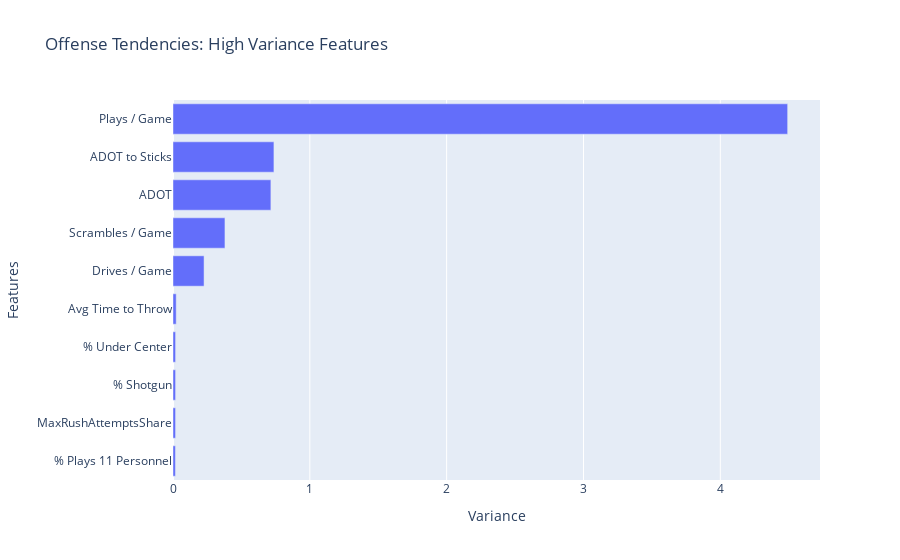
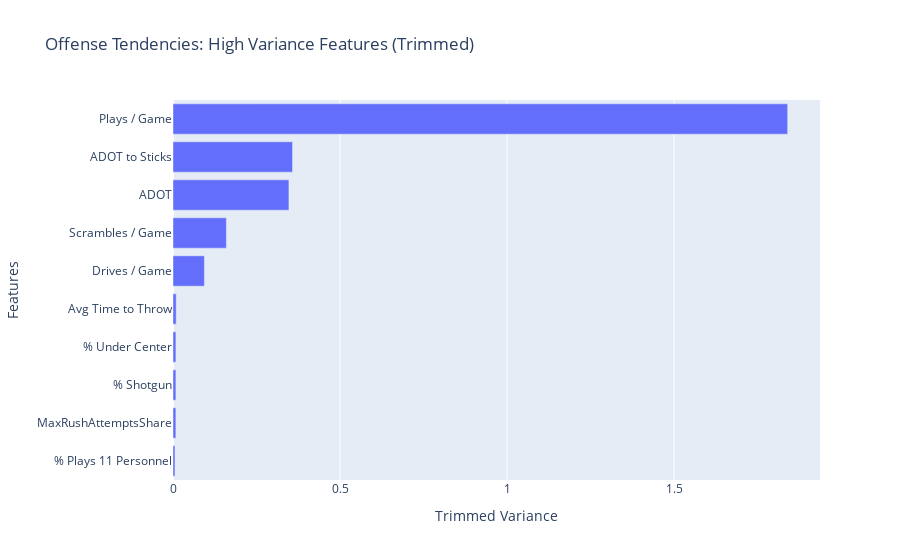

Notebook cell for these charts, in order:
### Code cell
''' Variance '''

# Calculate variance, get 10 largest features
top_ten_variance = offense_tendencies[OFFENSE_FEATURES].var().sort_values().tail(10)

# Create horizontal bar chart of `top_ten_var`
fig = px.bar(
    x=top_ten_variance,
    y=top_ten_variance.index,
    title="Offense Tendencies: High Variance Features"
)
fig.update_layout(xaxis_title="Variance", yaxis_title="Features")
fig.show()

# Calculate trimmed variance
top_ten_trim_variance = offense_tendencies[OFFENSE_FEATURES].apply(trimmed_var).sort_values().tail(10)

# Create horizontal bar chart of `top_ten_trim_var`
fig = px.bar(
    x=top_ten_trim_variance,
    y=top_ten_trim_variance.index,
    title="Offense Tendencies: High Variance Features (Trimmed)"
)
fig.update_layout(xaxis_title="Trimmed Variance", yaxis_title="Features")
fig.show()

### Figure 1 — Plotly figure (JSON) as saved in the notebook; plotly's stock layout.template omitted (floating-point values rounded to 4 significant figures)
{"data": [{"hovertemplate": "x=%{x}<br>y=%{y}<extra></extra>", "legendgroup": "", "marker": {"color": "#636efa", "pattern": {"shape": ""}}, "name": "", "orientation": "h", "showlegend": false, "textposition": "auto", "type": "bar", "x": [0.01774, 0.01874, 0.01882, 0.01882, 0.02339, 0.2269, 0.3797, 0.7154, 0.7377, 4.492], "xaxis": "x", "y": ["% Plays 11 Personnel", "MaxRushAttemptsShare", "% Shotgun", "% Under Center", "Avg Time to Throw", "Drives / Game", "Scrambles / Game", "ADOT", "ADOT to Sticks", "Plays / Game"], "yaxis": "y"}], "layout": {"barmode": "relative", "legend": {"tracegroupgap": 0}, "title": {"text": "Offense Tendencies: High Variance Features"}, "xaxis": {"anchor": "y", "domain": [0, 1], "title": {"text": "Variance"}}, "yaxis": {"anchor": "x", "domain": [0, 1], "title": {"text": "Features"}}}}

### Figure 2 — Plotly figure (JSON) as saved in the notebook; plotly's stock layout.template omitted (floating-point values rounded to 4 significant figures)
{"data": [{"hovertemplate": "x=%{x}<br>y=%{y}<extra></extra>", "legendgroup": "", "marker": {"color": "#636efa", "pattern": {"shape": ""}}, "name": "", "orientation": "h", "showlegend": false, "textposition": "auto", "type": "bar", "x": [0.005943, 0.008597, 0.008673, 0.008673, 0.009598, 0.09404, 0.1599, 0.3471, 0.3579, 1.84], "xaxis": "x", "y": ["% Plays 11 Personnel", "MaxRushAttemptsShare", "% Shotgun", "% Under Center", "Avg Time to Throw", "Drives / Game", "Scrambles / Game", "ADOT", "ADOT to Sticks", "Plays / Game"], "yaxis": "y"}], "layout": {"barmode": "relative", "legend": {"tracegroupgap": 0}, "title": {"text": "Offense Tendencies: High Variance Features (Trimmed)"}, "xaxis": {"anchor": "y", "domain": [0, 1], "title": {"text": "Trimmed Variance"}}, "yaxis": {"anchor": "x", "domain": [0, 1], "title": {"text": "Features"}}}}
